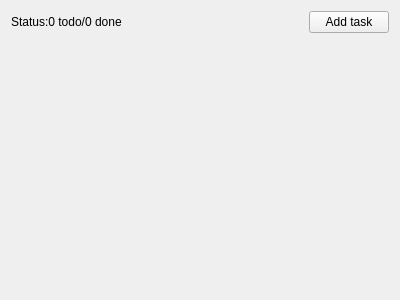
<?xml version="1.0" encoding="UTF-8"?>
<ui version="4.0">
 <class>MainWindow</class>
 <widget class="QMainWindow" name="MainWindow">
  <property name="geometry">
   <rect>
    <x>0</x>
    <y>0</y>
    <width>400</width>
    <height>300</height>
   </rect>
  </property>
  <property name="windowTitle">
   <string>Todo</string>
  </property>
  <widget class="QWidget" name="centralWidget">
   <layout class="QVBoxLayout" name="verticalLayout">
    <item>
     <layout class="QHBoxLayout" name="toolbarLayout">
      <item>
       <widget class="QLabel" name="statusLabel">
        <property name="text">
         <string>Status:0 todo/0 done</string>
        </property>
       </widget>
      </item>
      <item>
       <spacer name="horizontalSpacer">
        <property name="orientation">
         <enum>Qt::Horizontal</enum>
        </property>
        <property name="sizeHint" stdset="0">
         <size>
          <width>40</width>
          <height>20</height>
         </size>
        </property>
       </spacer>
      </item>
      <item>
       <widget class="QPushButton" name="addTaskButton">
        <property name="text">
         <string>Add task</string>
        </property>
       </widget>
      </item>
     </layout>
    </item>
    <item>
     <layout class="QVBoxLayout" name="tasksLayout"/>
    </item>
    <item>
     <spacer name="verticalSpacer">
      <property name="orientation">
       <enum>Qt::Vertical</enum>
      </property>
      <property name="sizeHint" stdset="0">
       <size>
        <width>20</width>
        <height>40</height>
       </size>
      </property>
     </spacer>
    </item>
   </layout>
  </widget>
 </widget>
 <layoutdefault spacing="6" margin="11"/>
 <resources/>
 <connections/>
</ui>
